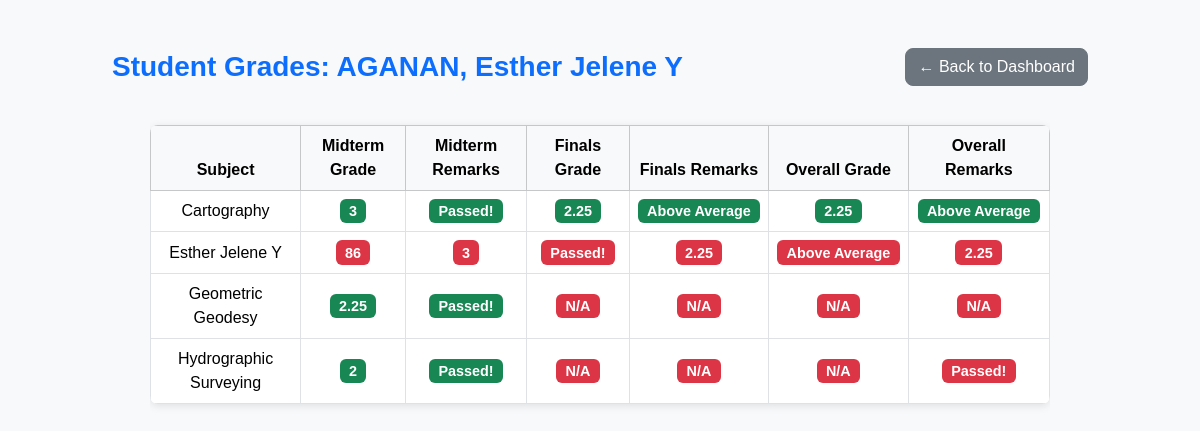
The app's page /student/grades/2024300984 (signed in) with its own data.
### app.py (models this page shows)
class Student(db.Model):
    __tablename__ = 'student'
    student_id = db.Column(db.String(100), primary_key=True)
    subject = db.Column(db.String(100), primary_key=True)
    name = db.Column(db.String(150), nullable=False)
    quiz1 = db.Column(db.String(10), default='0')
    quiz2 = db.Column(db.String(10), default='0')
    quiz3 = db.Column(db.String(10), default='0')
    quiz4 = db.Column(db.String(10), default='0')
    quiz5 = db.Column(db.String(10), default='0')
    quiz6 = db.Column(db.String(10), default='0')
    quiz7 = db.Column(db.String(10), default='0')
    quiz8 = db.Column(db.String(10), default='0')
    midterm_exam = db.Column(db.String(10), default='0')
    finals_exam = db.Column(db.String(10), default='0')
    midterm_grade = db.Column(db.String(10), default='0')
    finals_grade = db.Column(db.String(10), default='0')
    midterm_remarks = db.Column(db.String(50))
    finals_remarks = db.Column(db.String(50))
    overall_grade = db.Column(db.String(10), default='0')
    overall_remarks = db.Column(db.String(50))
    __table_args__ = (
        db.UniqueConstraint('student_id', 'subject', name='uix_student_subject'),
    )

### app.py (the view, shortened to what this page needs)
@app.route('/student/grades/<student_id>')
@login_required(role=['Admin', 'Instructor', 'Student'])
def student_grades(student_id):
    student_id = str(student_id).strip()
    students = Student.query.filter_by(student_id=student_id).all()
    return render_template(
        'student_grades.html',
        students=students,
        student_name=students[0].name  # Use first record's name
    )

### app.py (called while the page is built)
def login_required(role=None):
    def decorator(f):
        @wraps(f)
        def decorated_function(*args, **kwargs):
            if 'user_id' not in session:
                flash("Please log in first.", "danger")
                return redirect(url_for('login'))
            if role and session.get('role') not in (role if isinstance(role, list) else [role]):
                flash("Access denied.", "danger")
                return redirect(url_for('login'))
            return f(*args, **kwargs)
        return decorated_function
    return decorator

### templates/student_grades.html (shortened to what this page needs)
<!DOCTYPE html>
<html lang="en">
<head>
<link href="https://cdn.jsdelivr.net/npm/bootstrap@5.3.3/dist/css/bootstrap.min.css" rel="stylesheet">
<link rel="stylesheet" href="{{ url_for('static', filename='css/style.css') }}">
</head>
<body class="bg-light">
<div class="container mt-5">
    <div class="d-flex flex-wrap align-items-center justify-content-between mb-4">
        <h3 class="text-primary mb-2 mb-md-0">Student Grades: {{ student_name }}</h3>
        <div class="d-flex flex-wrap gap-2">
            {% if session['role'] == 'Admin' %}
                <a href="{{ url_for('dashboard_admin') }}" class="btn btn-secondary">← Back to Dashboard</a>
            {% elif session['role'] == 'Instructor' %}
                <a href="{{ url_for('dashboard_instructor') }}" class="btn btn-secondary">← Back to Dashboard</a>
            {% elif session['role'] == 'Student' %}
                <a href="{{ url_for('dashboard_student') }}" class="btn btn-secondary">← Back to Dashboard</a>
            {% else %}
                <a href="/" class="btn btn-secondary">← Back</a>
            {% endif %}
        </div>
    </div>
    {% if students %}
    <div class="table-responsive grade-table">
        <table class="table table-bordered table-hover align-middle text-center">
            <thead class="table-light">
                <tr>
                    <th>Subject</th>
                    <th>Midterm Grade</th>
                    <th>Midterm Remarks</th>
                    <th>Finals Grade</th>
                    <th>Finals Remarks</th>
                    <th>Overall Grade</th>
                    <th>Overall Remarks</th>
                </tr>
            </thead>
            <tbody>
                {% for student in students %}
                <tr>
                    <td>{{ student.subject }}</td>
                    <td>
                        <span class="badge badge-grade {% if student.midterm_grade|int in [1,2,3] %}bg-success{% else %}bg-danger{% endif %}">
                            {{ student.midterm_grade or 'N/A' }}
                        </span>
                    </td>
                    <td>
                        <span class="badge badge-grade {% if student.midterm_grade|int in [1,2,3] %}bg-success{% else %}bg-danger{% endif %}">
                            {{ student.midterm_remarks or 'N/A' }}
                        </span>
                    </td>
                    <td>
                        <span class="badge badge-grade {% if student.finals_grade|int in [1,2,3] %}bg-success{% else %}bg-danger{% endif %}">
                            {{ student.finals_grade or 'N/A' }}
                        </span>
                    </td>
                    <td>
                        <span class="badge badge-grade {% if student.finals_grade|int in [1,2,3] %}bg-success{% else %}bg-danger{% endif %}">
                            {{ student.finals_remarks or 'N/A' }}
                        </span>
                    </td>
                    <td>
                        <span class="badge badge-grade {% if student.overall_grade|int in [1,2,3] %}bg-success{% else %}bg-danger{% endif %}">
                            {{ student.overall_grade or 'N/A' }}
                        </span>
                    </td>
                    <td>
                        <span class="badge badge-grade {% if student.overall_grade|int in [1,2,3] %}bg-success{% else %}bg-danger{% endif %}">
                            {{ student.overall_remarks or 'N/A' }}
                        </span>
                    </td>
                </tr>
                {% endfor %}
            </tbody>
        </table>
    </div>
    {% else %}
        <div class="alert alert-secondary text-center">No student records found.</div>
    {% endif %}
</div>
</body>
</html>

### static/css/style.css (style rules this page uses)
.table { border-radius: 8px; overflow: hidden; box-shadow: 0 2px 8px rgba(0,0,0,0.1); }
.table { margin-top: 15px; }
body { background-color: #f8f9fa; font-family: "Poppins", Arial, sans-serif; color: #333; }
.container { max-width: 1000px; }
h1, h2, h3 { font-weight: 600; }
h3.text-primary { color: #0d6efd !important; }
.btn { border-radius: 8px !important; font-weight: 500; transition: transform 0.2s ease, box-shadow 0.2s ease; }

### templates/student_grades.html (style rules this page uses)
.grade-table { max-width: 900px; margin: auto; }
.badge-grade { font-size: 0.9rem; }

### records on screen
Student: name "AGANAN, Esther Jelene Y", subject "Cartography", midterm_grade "3", midterm_remarks "Passed!", finals_grade "2.25", finals_remarks "Above Average", overall_grade "2.25", overall_remarks "Above Average"
Student: subject "Esther Jelene Y", midterm_grade "86", midterm_remarks "3", finals_grade "Passed!", finals_remarks "2.25", overall_grade "Above Average", overall_remarks "2.25"
Student: subject "Geometric Geodesy", midterm_grade "2.25", midterm_remarks "Passed!", finals_grade "N/A", finals_remarks "N/A", overall_grade "N/A", overall_remarks "N/A"
Student: subject "Hydrographic Surveying", midterm_grade "2", midterm_remarks "Passed!", finals_grade "N/A", finals_remarks "N/A", overall_grade "N/A", overall_remarks "Passed!"
